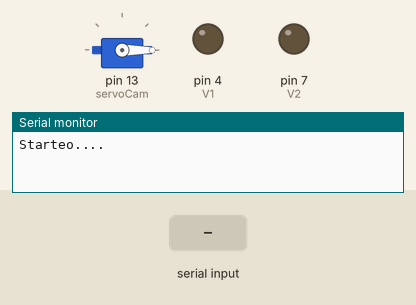
Simulated run of this sketch. Board: Arduino Uno, built with avr-gcc and run on an emulated ATmega328P. Parts: servo, output pins drawn as LEDs (lit = HIGH), the last lines printed to the serial monitor. The test bench sets the inputs (shaded band). Pins used as bus, display or sensor lines are not drawn.

Above: at 1.2 s.
1.3 s: "+\n" received over Serial
At 2.5 s:
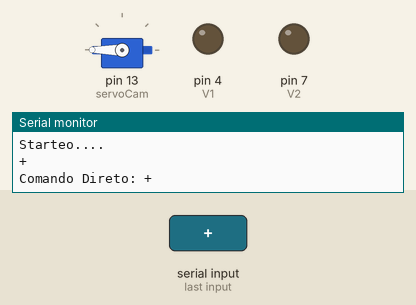
2.8 s: byte 97 ('a') received over Serial
At 3.8 s:
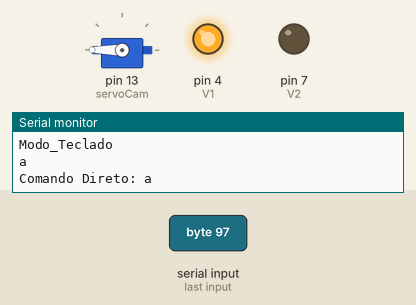
4.3 s: byte 115 ('s') received over Serial
At 4.9 s:
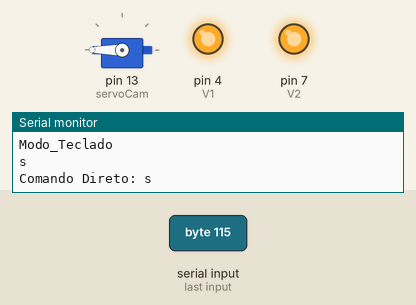
5.8 s: byte 100 ('d') received over Serial
At 6.1 s:
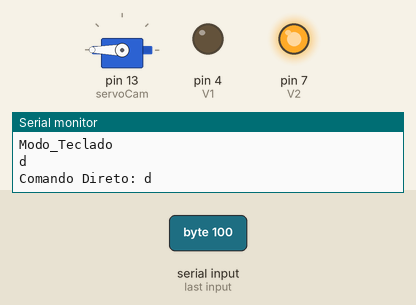
7.3 s: "-\n" received over Serial
At 8.5 s:
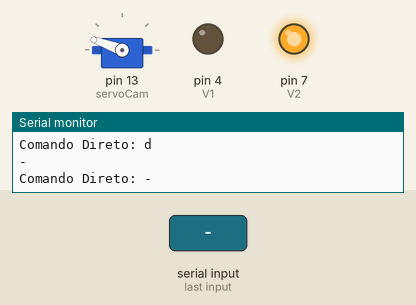
8.8 s: byte 119 ('w') received over Serial
At 9.6 s:
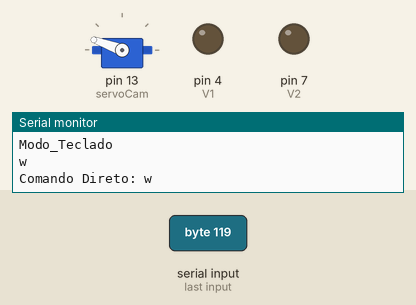
Timing chart, 0 to 11.3 s (numbered marks = the images above; inputs shaded):
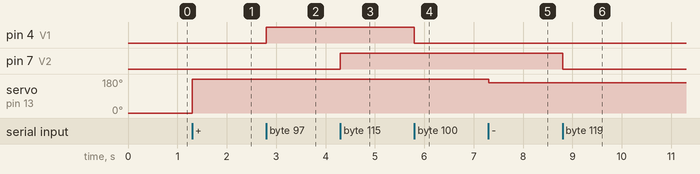

The sketch:

carrinho.ino
```cpp
#include <Servo.h>
Servo servoCam; // Define  Servo
int posCam = 180; //POsicao Camera Inicial

int S1 = 5;     //V1 Controle Velocidade
int S2 = 6;     //V2 Controle Velocidade
int V1 = 4;    //V1 Direcao
int V2 = 7;    //V1 Direcao

//
String inputString = "";
boolean stringCompleta = false;


void stop(void)                    //Parar
{
  digitalWrite(S1,LOW);
  digitalWrite(S2,LOW);
}
void frente(char a,char b)          //Move forward
{
  analogWrite (S1,a);      //PWM Speed Control
  digitalWrite(V1,LOW);
  analogWrite (S2,b);
  digitalWrite(V2,LOW);
}
void atras (char a,char b)          //Move backward
{
  analogWrite (S1,a);
  digitalWrite(V1,HIGH);
  analogWrite (S2,b);
  digitalWrite(V2,HIGH);
}
void girar_esquerda (char a,char b)             //Turn Left
{
  analogWrite (S1,a);
  digitalWrite(V1,HIGH);
  analogWrite (S2,b);
  digitalWrite(V2,LOW);
}
void girar_direita (char a,char b)             //Turn Right
{
  analogWrite (S1,a);
  digitalWrite(V1,LOW);
  analogWrite (S2,b);
  digitalWrite(V2,HIGH);
}

void manual (char sentido1, int potencia1,char sentido2,int potencia2)             //Turn Right
{
  Serial.print("Paramentos Manual: ");
  Serial.print(sentido1);
  Serial.print(";");
  Serial.print(potencia1);
  Serial.print(";");
  Serial.print(sentido2);
  Serial.print(";");
  Serial.println(potencia2);

  analogWrite (S1,potencia1);
  digitalWrite(V1,sentido1);
  analogWrite (S2,potencia2);
  digitalWrite(V2,sentido2);
   Serial.print("Deu Certo");

}

void setup(void)
{

  servoCam.attach(13);
  servoCam.write(0);

  int i;
  for(i=4;i<=7;i++)
    pinMode(i, OUTPUT);
  Serial.begin(9600);      //Set Baud Rate
  Serial.println("Starteo....");
  inputString.reserve(200);
}
void loop(void){
  //Recebe Caracter Normal
  if(stringCompleta){
    if(inputString.length()==1){
      Serial.println(inputString);
      char val = inputString.charAt(0);
      Serial.print("Comando Direto: ");
      Serial.println(val);

      if(val != -1)
      {
        switch(val)
        {
        case 'w'://Pra Frente
          frente (175,175);   //move forward in max speed
          break;
        case 's'://Tra Tras
          atras (175,175);   //move back in max speed
          break;
        case 'a'://Pra Esquerda
          girar_esquerda (175,175);
          break;
        case 'd'://Pra Direita
          girar_direita (175,175);
          break;
        case 'x': // Para
          stop();
          break;
        case '+'://camera ++
          posCam= posCam+20;
          if(posCam>180)
            posCam = 180;
          servoCam.write(posCam);
          Serial.println("Camera "+posCam);
          break;
        case '-'://camera ++
          posCam= posCam-20;
          if(posCam<0)
            posCam = 0;
          servoCam.write(posCam);
          Serial.println("Camera "+posCam);
          break;
        }
      }
      else stop();
      inputString = "";
      stringCompleta = false;
    }
    if(inputString.length()>1){

      if(inputString.charAt(0)=='+' || inputString.charAt(0)=='-'){
        //Recebe Potencia Motores
        // +99-30  ou  -99-99

        int sentido1 = inputString.charAt(0)=='+'?LOW:HIGH;
        Serial.println(inputString.substring(1,3));
        int potencia1 = int(StringToInt(inputString.substring(1,3))*2.55);

        int sentido2 = inputString.charAt(3)=='+'?LOW:HIGH;
        int potencia2 = int(StringToInt(inputString.substring(4,6))*2.55);

        //Manda Potencia Manual
        manual(sentido1,potencia1,sentido2,potencia2);
        Serial.print("Recebi Potencia Motor: ");
        Serial.println(inputString);

      }

      if(inputString.charAt(0)=='c'){
        //Cotrole Camera
        //C000  // C090 // C180
        posCam = StringToInt(inputString.substring(1,3));
        servoCam.write(posCam);
        Serial.print("Recebi Posicao Camera: ");
        Serial.println(posCam);

      }
      inputString = "";
      stringCompleta = false;
    }
  }
}

void serialEvent() {
  while (Serial.available()) {
    char inChar = (char)Serial.read();
    if (inChar == '\n' || inChar == '\r') {
      stringCompleta = true;
    }
    else if(inChar == 'w'|| inChar == 'a'
    || inChar == 's'|| inChar == 'd'
      || inChar == 'x') {
      Serial.println("Modo_Teclado");
      inputString += inChar;
      stringCompleta = true;
    }
    else{
      inputString += inChar;
    }
  }
}

int StringToInt(String st) {
  //Serial.println("StringToInt");
  //Serial.println(st);
  //Serial.println("to");

  char aux[st.length()] ;
  for(int i =0; i < st.length();i++){
    aux[i] = st.charAt(i);
  }

  //Serial.print(aux);
  //Serial.println(atoi(aux));

  return atoi(aux);

}
```

Measured:
- after the input at 1.3 s, servo on pin 13 (servoCam): 0° → 180° at once
- after the input at 2.8 s, pin 4 (V1): LOW → HIGH at once
- after the input at 4.3 s, pin 7 (V2): LOW → HIGH at once
- after the input at 5.8 s, pin 4 (V1): HIGH → LOW at once
- after the input at 7.3 s, servo on pin 13 (servoCam): 180° → 160° at once
- after the input at 8.8 s, pin 7 (V2): HIGH → LOW at once
